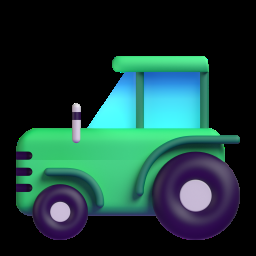
#> input picture assets/p02_monopoly_ai/fluent_3d/aggressive_builder_source.png, 256 x 256 px
$ python -i cinematic_v3_renderer.py   (imports and definitions only)
#> lines starting #> are read from the running program, lines starting #| are printed output that depends on the picture
from __future__ import annotations

import json
import math
import os
import subprocess
import sys
from pathlib import Path

from PIL import Image, ImageDraw, ImageEnhance, ImageFilter, ImageFont, ImageOps

W = H = 1080
FPS = 30
FRAMES = 1800
TOP_H = 58
STAGE_H = 742
RAIL_H = 112
CAPTION_H = H - TOP_H - STAGE_H - RAIL_H

ROOT = Path(__file__).resolve().parents[1]
INPUTS = ROOT / "work" / "inputs"
OUTPUTS = ROOT / "outputs"
BOARD_PATH = ROOT / "work" / "cinematic_board_v3.png"
SPRITES_PATH = ROOT / "work" / "game_objects_v3.png"
FFMPEG = Path(r"D:\linkedin-visual-labs\.venv\Lib\site-packages\imageio_ffmpeg\binaries\ffmpeg-win-x86_64-v7.1.exe")

# [1 line that did not run here, left out]
# [1 line that did not run here, left out]
# [1 line that did not run here, left out]
# [1 line that did not run here, left out]

ORDER = ["collector", "aggressive_builder", "cash_protector", "specialist"]
RAIL_ORDER = ["specialist", "cash_protector", "aggressive_builder", "collector"]
NAMES = {
    "collector": "COLLECTOR",
    "aggressive_builder": "AGGRESSIVE\nBUILDER",
    "cash_protector": "CASH\nPROTECTOR",
    "specialist": "SPECIALIST",
}
COLORS = {
    "collector": (60, 208, 103),
    "aggressive_builder": (247, 144, 36),
    "cash_protector": (44, 157, 238),
    "specialist": (171, 82, 230),
}

FONT_COND = Path(r"C:\Windows\Fonts\bahnschrift.ttf")
FONT_SANS = Path(r"C:\Windows\Fonts\segoeui.ttf")
FONT_SANS_BOLD = Path(r"C:\Windows\Fonts\segoeuib.ttf")
FONT_SERIF = Path(r"C:\Windows\Fonts\georgiab.ttf")
# [3 lines not run here, left out]


def font(size: int, family: str = "sans", bold: bool = False) -> ImageFont.FreeTypeFont:
    p = FONT_SERIF if family == "serif" else FONT_COND if family == "cond" else FONT_SANS_BOLD if bold else FONT_SANS
    return ImageFont.truetype(str(p), size)


def clamp(x: float, lo: float = 0.0, hi: float = 1.0) -> float:
    return max(lo, min(hi, x))


def smooth(x: float) -> float:
    x = clamp(x)
    return x * x * (3.0 - 2.0 * x)


def ease_out(x: float) -> float:
    x = clamp(x)
    return 1.0 - (1.0 - x) ** 3


def ease_in_out(x: float) -> float:
    x = clamp(x)
    return 4 * x**3 if x < 0.5 else 1 - ((-2 * x + 2) ** 3) / 2


def spring(x: float) -> float:
    x = clamp(x)
    return 1 + 2.70158 * (x - 1) ** 3 + 1.70158 * (x - 1) ** 2


def lerp(a: float, b: float, p: float) -> float:
    return a + (b - a) * p


def rgba(color: tuple[int, int, int], a: int = 255) -> tuple[int, int, int, int]:
    return color + (a,)


# [5 lines left out: function text, not called in this run]


def rounded(draw: ImageDraw.ImageDraw, box, radius, fill, outline=None, width=1) -> None:
    draw.rounded_rectangle(box, radius, fill=fill, outline=outline, width=width)


def alpha_composite_at(base: Image.Image, overlay: Image.Image, xy: tuple[int, int]) -> None:
    base.alpha_composite(overlay, xy)


# [2 lines not run here, left out]


def crop_cell(row: int, col: int, cols: int) -> Image.Image:
    sh = SPRITE_SHEET.height / 3
    sw = SPRITE_SHEET.width / cols
    pad = 8
    box = (int(col * sw + pad), int(row * sh + pad), int((col + 1) * sw - pad), int((row + 1) * sh - pad))
    im = SPRITE_SHEET.crop(box)
    bbox = im.getbbox()
    return im.crop(bbox) if bbox else im


# [1 line that did not run here, left out]
# [6 lines that did not run here, left out]
# [1 line that did not run here, left out]
# [1 line that did not run here, left out]
# [1 line that did not run here, left out]


def make_stage_base() -> Image.Image:
    im = BOARD_SOURCE.resize((W, STAGE_H), Image.Resampling.LANCZOS)
    im = ImageEnhance.Contrast(im).enhance(1.08)
    im = ImageEnhance.Color(im).enhance(0.94)
    return im.convert("RGBA")


# [1 line that did not run here, left out]


def perimeter_points() -> list[tuple[float, float]]:
    # Four perspective edges, starting at START and moving clockwise.
    corners = [(1015, 590), (35, 655), (45, 88), (880, 50)]
    pts: list[tuple[float, float]] = []
    for side in range(4):
        a = corners[side]
        b = corners[(side + 1) % 4]
        for i in range(10):
            p = i / 10
            pts.append((lerp(a[0], b[0], p), lerp(a[1], b[1], p)))
    return pts


PATH = perimeter_points()


# [11 lines left out: function route_position, not called in this run]


def depth_scale(y: float) -> float:
    return lerp(0.64, 1.04, clamp((y - 30) / 650))


# [72 lines left out: functions paste_sprite, camera, header, caption, rail, not called in this run]


def blank_frame() -> Image.Image:
    return Image.new("RGBA", (W, H), (2, 8, 14, 255))


# [102 lines left out: functions draw_ownership, draw_token, draw_bill_transfer, dice_tumble, popup_card, event_chips and 1 more, not called in this run]


COLD_CHIPS = [
    (.00, "ROLL  •  8", (238, 218, 181)),
    (.72, "MOVE  •  6 SPACES", COLORS["specialist"]),
    (1.42, "BUY  •  P15  $360", COLORS["specialist"]),
    (2.35, "BUILD  •  P15 + P16", (45, 142, 81)),
    (3.30, "RENT  •  P21  $1,200", COLORS["collector"]),
    (4.35, "CASH SHOCK  •  $659 → $0", (239, 74, 48)),
]


# [68 lines left out: function render_cold, not called in this run]


def strategy_balances() -> dict[str, float]:
    return {k: 1500 for k in ORDER}


# [124 lines left out: functions render_strategies, story_balances, render_story, not called in this run]


def navy_background() -> Image.Image:
    im = Image.new("RGBA", (W, H), (2, 11, 22, 255))
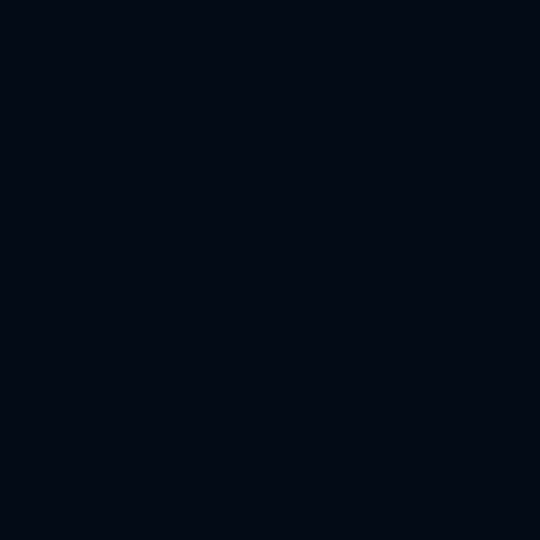
#> im: PIL image 1080x1080 RGBA (shown at 1/2 size); mean R, G, B, A 2, 11, 22, 255
    d = ImageDraw.Draw(im, "RGBA")
    for y in range(H):
        a = int(28 * (1 - y / H))
        d.line((0, y, W, y), fill=(4, 28, 48, a))
    for r in range(80, 1200, 70):
        d.ellipse((W / 2 - r, H / 2 - r, W / 2 + r, H / 2 + r), outline=(25, 70, 94, 26), width=1)
    for i in range(64):
        x = (i * 173 + 41) % W; y = (i * 293 + 89) % H
        d.ellipse((x, y, x + 2, y + 2), fill=(108, 160, 186, 55))
    return im


NAVY = navy_background()
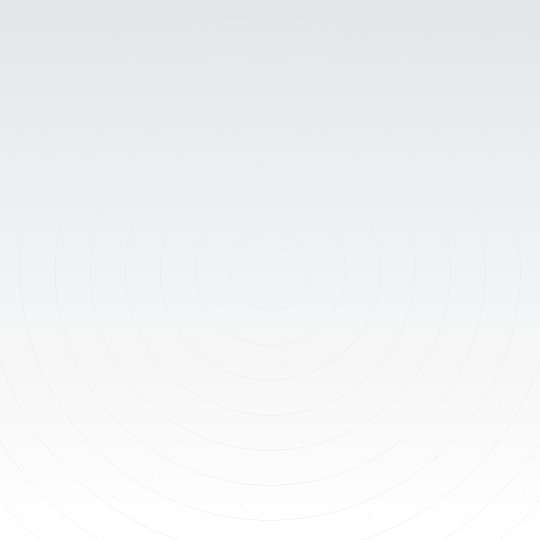
#> NAVY: PIL image 1080x1080 RGBA (shown at 1/2 size); mean R, G, B, A 4.3, 28.6, 48.6, 13.7; transparent parts drawn white


def analytics_header(frame: Image.Image, seconds: int, label: str) -> None:
    header(frame, seconds, label)


# [142 lines left out: functions render_scale, render_leaderboard, render_risk, render_result, not called in this run]


def render(frame_index: int) -> Image.Image:
    if not 0 <= frame_index < FRAMES:
        raise IndexError(frame_index)
    t = frame_index / FPS
    if t < 7: return render_cold(t)
    if t < 14: return render_strategies(t)
    if t < 31: return render_story(t)
    if t < 39: return render_scale(t)
    if t < 50: return render_leaderboard(t)
    if t < 55: return render_risk(t)
    return render_result(t)


CONTACT_TIMES = [0.30, .90, 1.60, 2.60, 3.60, 4.70, 5.70, 6.50,
                 7.80, 10.20, 13.00, 15.50, 18.50, 21.00, 24.50, 28.80,
                 37.20, 43.80, 52.00, 59.00]


# [43 lines left out: functions make_contact_sheet, encode_video, main, not called in this run]


# [2 lines not run here, left out]

>>> import cv2
>>> picture = cv2.imread('../../../../assets/p02_monopoly_ai/fluent_3d/aggressive_builder_source.png', cv2.IMREAD_GRAYSCALE)
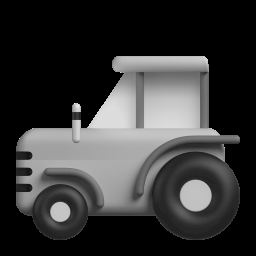
#> picture: shape (256, 256); min 0, max 255, mean 55
#> (the run stopped early here; a loop or call above may not have finished)

$ run again, on assets/p02_monopoly_ai/fluent_3d/collector_source.png
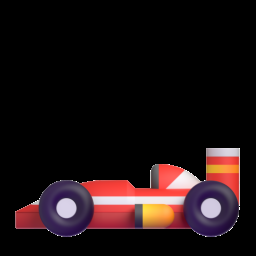
#> input picture assets/p02_monopoly_ai/fluent_3d/collector_source.png, 256 x 256 px
#> `picture = cv2.imread('../../../../assets/p02_monopoly_ai/fluent_3d/agg..`:
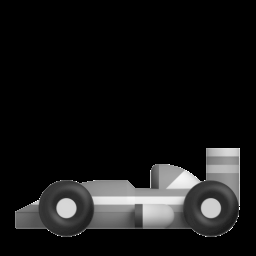
#> picture: shape (256, 256); min 0, max 255, mean 22.5

$ run again, on assets/p02_monopoly_ai/fluent_3d/specialist_source.png
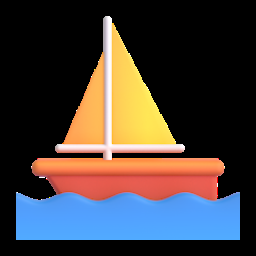
#> input picture assets/p02_monopoly_ai/fluent_3d/specialist_source.png, 256 x 256 px
#> `picture = cv2.imread('../../../../assets/p02_monopoly_ai/fluent_3d/agg..`:
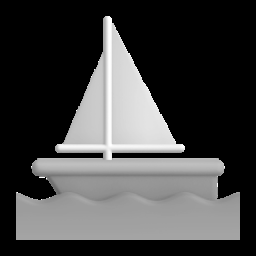
#> picture: shape (256, 256); min 0, max 255, mean 66.9
